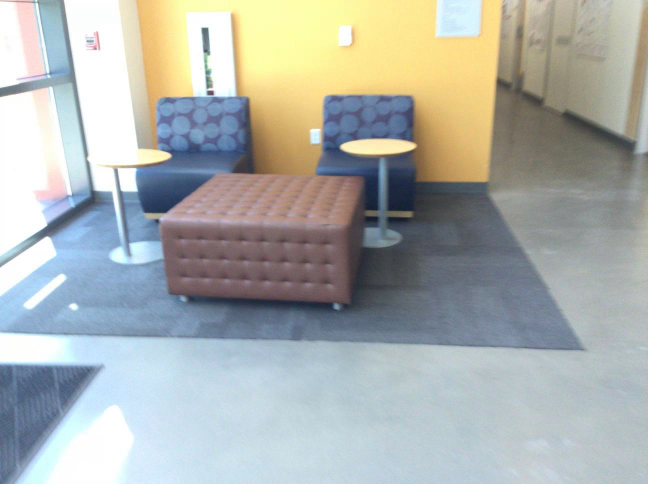
#> input picture figure_assets/rgbd_input_scannet_scene0432_01/frame_0000_rgb.png, 1296 x 968 px (shown at 1/2 size)
$ python recolor_native_candidate_assets.py
#> lines starting #> are read from the running program, lines starting #| are printed output that depends on the picture; after the words box and inside, x2 and y2 are one past the last pixel; in counts of white or black regions, pixels touching at a corner belong together
#!/usr/bin/env python3
"""Regenerate native candidate figure assets with a blue-only box palette.

The clean RGB frame is used as the immutable background.  For each original
overlay pixel, the script estimates its anti-aliasing opacity against the
known orange/green/blue stroke colors, then redraws that pixel with the native
blue.  Scene pixels are copied from the clean frame, so furniture colors are
never recolored.
"""
from __future__ import annotations

import hashlib
import json
from pathlib import Path

import numpy as np
from PIL import Image


ROOT = Path(__file__).resolve().parents[1]
ASSET_DIR = ROOT / "figure_assets/pipeline_candidate_visuals_scene0432_01"
BASE = ROOT / "figure_assets/rgbd_input_scannet_scene0432_01/frame_0000_rgb.png"
SOURCES = {
    "2d": ASSET_DIR / "01_single_frame_candidates.png",
    "3d": ASSET_DIR / "03_boxer_3d_candidates_on_rgb.png",
}
OUTPUTS = {
    "2d": ASSET_DIR / "01_single_frame_candidates_native_blue.png",
    "3d": ASSET_DIR / "03_boxer_3d_candidates_on_rgb_native_blue.png",
}

# Exact flat colors used by the original data-driven renderer.
ORIGINAL_STROKES = np.asarray([
    [246.0, 130.0, 59.0],
    [94.0, 197.0, 34.0],
    [11.0, 158.0, 245.0],
])
NATIVE_BLUE = np.asarray([21.0, 101.0, 255.0])  # #1565FF


def sha256(path: Path) -> str:
    digest = hashlib.sha256()
    with path.open("rb") as handle:
        for chunk in iter(lambda: handle.read(1 << 20), b""):
            digest.update(chunk)
    return digest.hexdigest()


def redraw(source_path: Path, output_path: Path) -> dict:
    base = np.asarray(Image.open(BASE).convert("RGB"), dtype=np.float64)
    source = np.asarray(Image.open(source_path).convert("RGB"), dtype=np.float64)
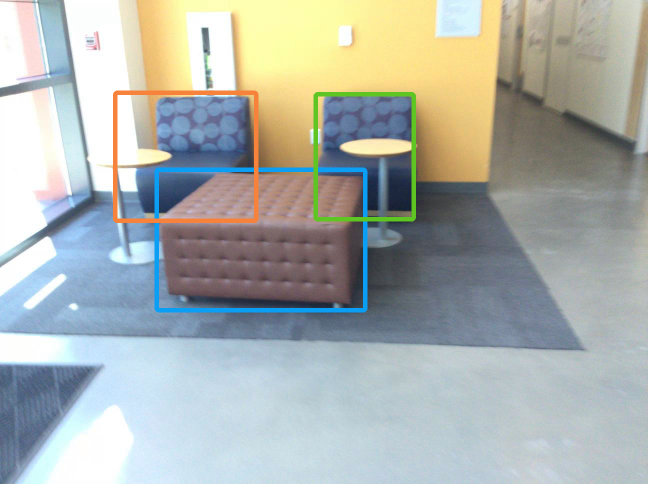
#> input picture figure_assets/pipeline_candidate_visuals_scene0432_01/01_single_frame_candidates.png, 1296 x 968 px (shown at 1/2 size)
    if source.shape != base.shape:
        raise ValueError(f"shape mismatch: {source.shape} != {base.shape}")

    delta = source - base
    changed = np.max(np.abs(delta), axis=2) > 10.0
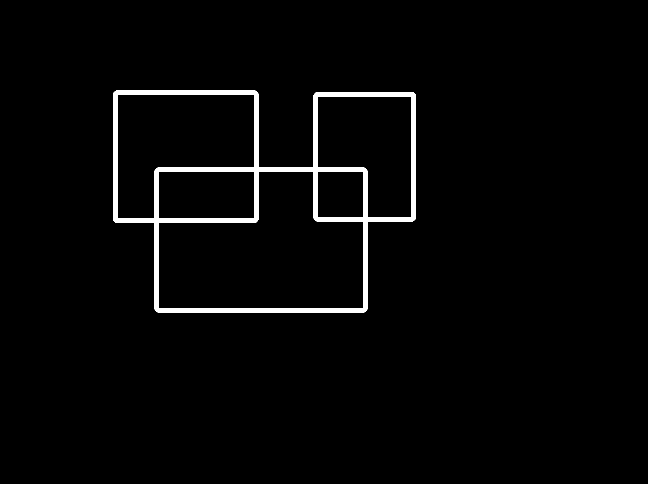
#> changed: shape (968, 1296) bool (shown at 1/2 size); 2.4% white; 1 white region, box (x1, y1, x2, y2) and area: (226, 181, 832, 625) 29748
    best_error = np.full(base.shape[:2], np.inf, dtype=np.float64)
    best_alpha = np.zeros(base.shape[:2], dtype=np.float64)

    for stroke in ORIGINAL_STROKES:
        direction = stroke[None, None, :] - base
        denom = np.sum(direction * direction, axis=2)
        alpha = np.divide(
            np.sum(delta * direction, axis=2), denom,
            out=np.zeros_like(denom), where=denom > 1e-8,
        )
        alpha = np.clip(alpha, 0.0, 1.0)
        reconstructed = base + alpha[..., None] * direction
        error = np.linalg.norm(source - reconstructed, axis=2)
        select = error < best_error
        best_error[select] = error[select]
        best_alpha[select] = alpha[select]
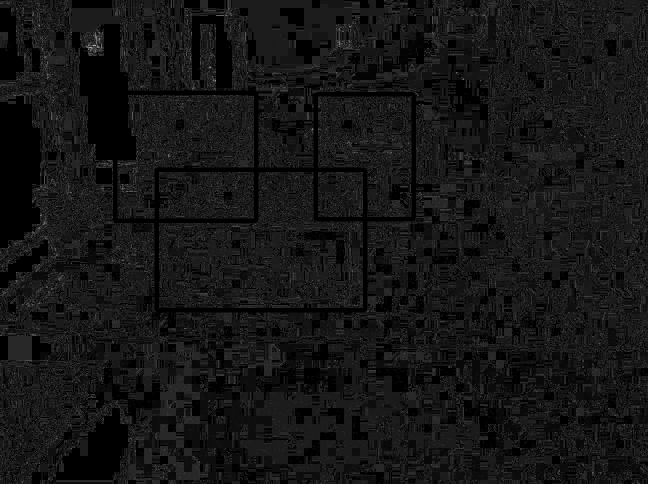
#> best_error: shape (968, 1296) float64 (shown at 1/2 size); min 0, max 8.87, mean 0.755; drawn with min black and max white

    # The known-stroke fit prevents ordinary RGB texture from entering the
    # overlay mask.  The small tolerance retains antialiased boundary pixels.
    overlay = changed & (best_error < 12.0) & (best_alpha > 0.035)
    result = base.copy()
    alpha = best_alpha[..., None]
    blue_overlay = base * (1.0 - alpha) + NATIVE_BLUE[None, None, :] * alpha
    result[overlay] = blue_overlay[overlay]
    Image.fromarray(np.rint(result).clip(0, 255).astype(np.uint8)).save(output_path)
    return {
        "source": str(source_path),
        "source_sha256": sha256(source_path),
        "output": str(output_path),
        "output_sha256": sha256(output_path),
        "overlay_pixels": int(np.count_nonzero(overlay)),
        "unmodified_scene_pixels": int(overlay.size - np.count_nonzero(overlay)),
    }


def main() -> None:
    records = {key: redraw(SOURCES[key], OUTPUTS[key]) for key in SOURCES}
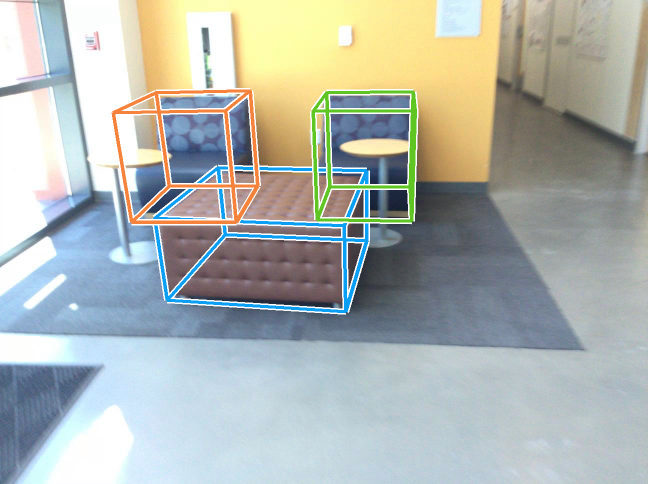
#> input picture figure_assets/pipeline_candidate_visuals_scene0432_01/03_boxer_3d_candidates_on_rgb.png, 1296 x 968 px (shown at 1/2 size)
#> in redraw (call 2), `delta = source - base`:
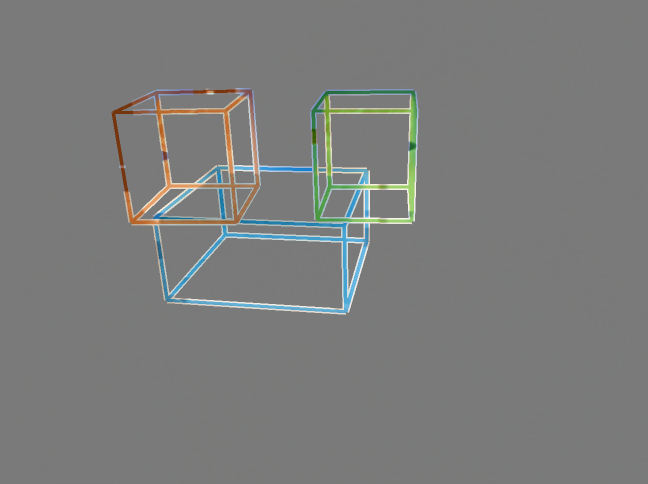
#> delta: shape (968, 1296, 3) float64 (shown at 1/2 size); mean R, G, B 2.7, 4.3, 3; drawn with min black and max white
#> in redraw (call 2), `changed = np.max(np.abs(delta), axis=2) > 10.0`: changed: shape (968, 1296) bool; 5.4% white; 3 white regions (2 under 20 px), largest, box (x1, y1, x2, y2) and area: (223, 175, 837, 630) 67933
#> the loop in redraw (call 2), `for stroke in ORIGINAL_STROKES:` made 3 passes
#> pass 1, in redraw (call 2), `alpha = np.divide( np.sum(delta * direction, axis=2), denom, out=np.ze..`:
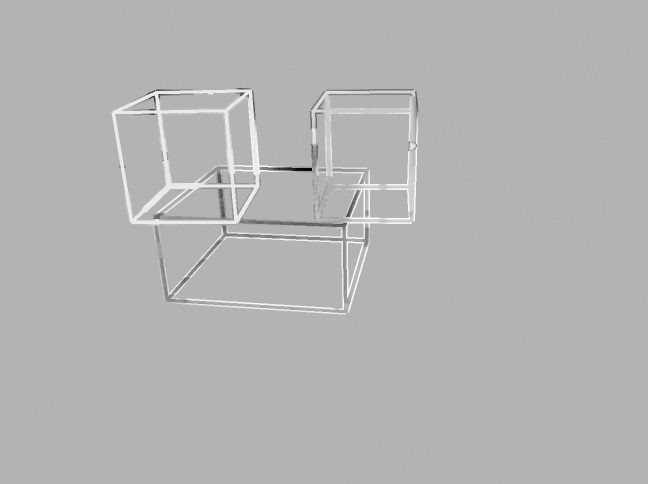
#> alpha: shape (968, 1296) float64 (shown at 1/2 size); min -3.25, max 1.37, mean 0.0132; drawn with min black and max white
#> in redraw (call 2), `overlay = changed & (best_error < 12.0) & (best_alpha > 0.035)`: overlay: shape (968, 1296) bool; 3% white; 12 white regions, largest, box (x1, y1, x2, y2) and area: (223, 178, 519, 448) 12719, (623, 180, 834, 446) 10585, (308, 440, 737, 627) 9744
#> records = 2 items

    # Smaller versions fit the compact method panel without downstream resampling.
    for key, output in OUTPUTS.items():
        with Image.open(output) as image:
            compact = image.resize((864, 648), Image.Resampling.LANCZOS)
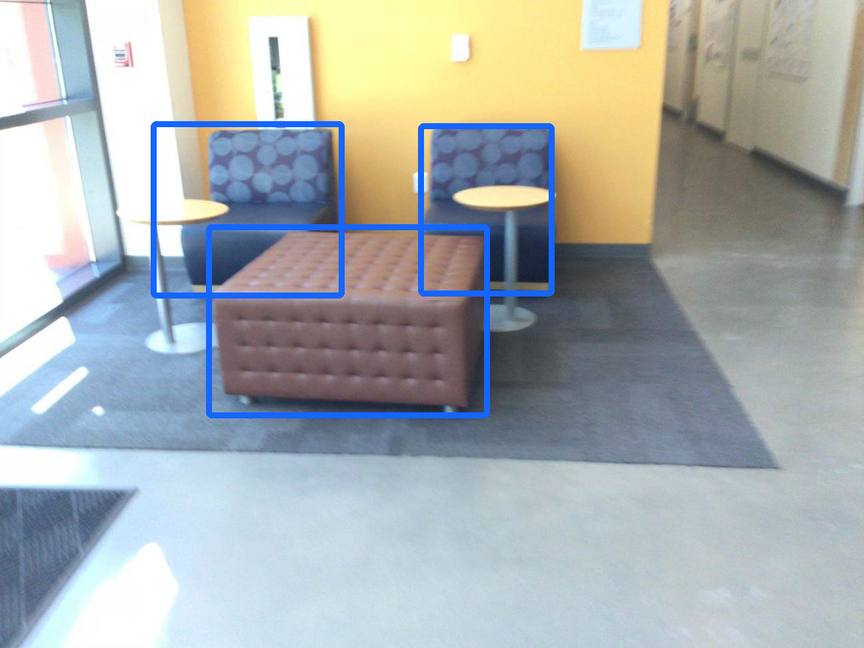
#> compact: PIL image 864x648 RGB; mean R, G, B 168.9, 175.2, 175.4
            compact_path = output.with_name(output.stem + "_compact.png")
            compact.save(compact_path)
        records[key]["compact_output"] = str(compact_path)
        records[key]["compact_output_sha256"] = sha256(compact_path)

    manifest = {
        "schema": "boxfusion.figure.native_candidate_blue.v1",
        "scene_id": "scene0432_01",
        "background": str(BASE),
        "background_sha256": sha256(BASE),
        "native_blue_rgb": NATIVE_BLUE.astype(int).tolist(),
        "semantic": "all strokes are native-branch candidates",
        "records": records,
    }
    manifest_path = ASSET_DIR / "native_candidate_blue_manifest.json"
    manifest_path.write_text(
        json.dumps(manifest, indent=2, ensure_ascii=False) + "\n",
        encoding="utf-8",
    )
    for record in records.values():
        print(record["output"])
        print(record["compact_output"])
#> this loop made 2 passes
#| figure_assets/pipeline_candidate_visuals_scene0432_01/01_single_frame_candidates_native_blue.png
#| figure_assets/pipeline_candidate_visuals_scene0432_01/01_single_frame_candidates_native_blue_compact.png
#| figure_assets/pipeline_candidate_visuals_scene0432_01/03_boxer_3d_candidates_on_rgb_native_blue.png
#| figure_assets/pipeline_candidate_visuals_scene0432_01/03_boxer_3d_candidates_on_rgb_native_blue_compact.png
    print(manifest_path)


if __name__ == "__main__":
    main()
